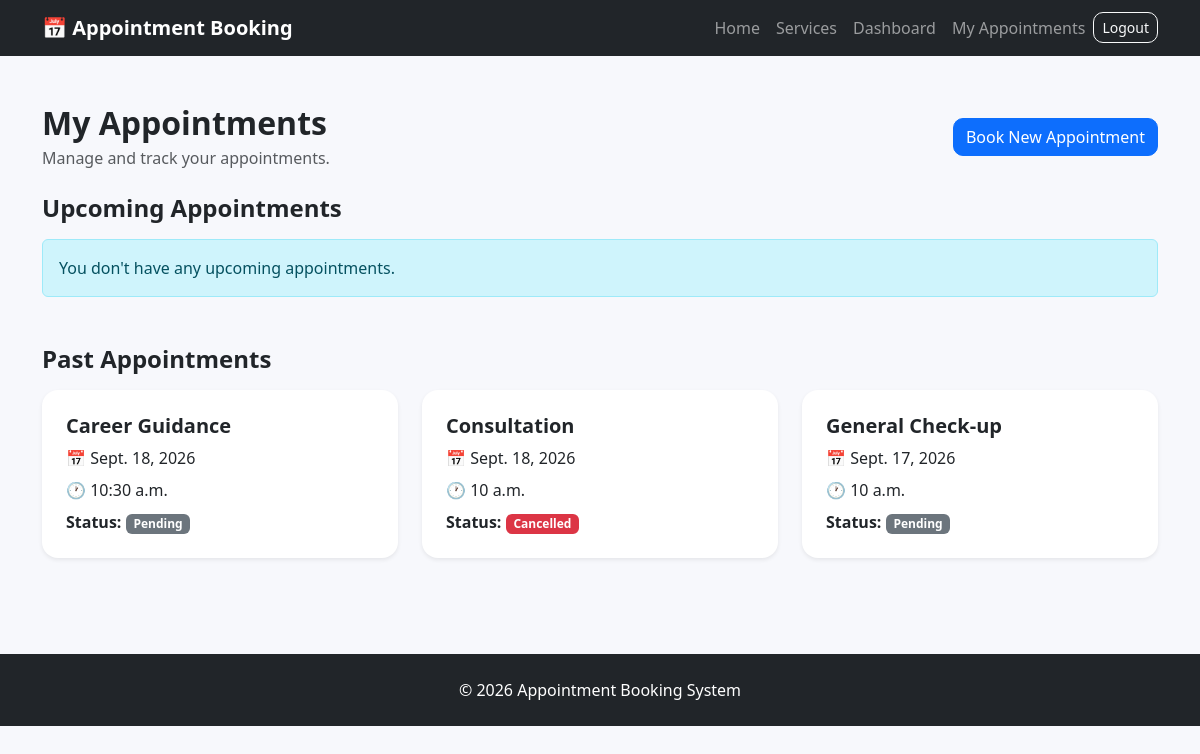
Screenshot of /my-appointments/ (signed in) with the database file from the repository.
### appointments/models.py (models this page shows, shortened)
class Appointment(models.Model):
    STATUS_CHOICES = [
        ('Pending', 'Pending'),
        ('Confirmed', 'Confirmed'),
        ('Completed', 'Completed'),
        ('Cancelled', 'Cancelled'),
    ]
    user = models.ForeignKey(
        User,
        on_delete=models.CASCADE,
        related_name='appointments'
    )
    service = models.ForeignKey(
        Service,
        on_delete=models.CASCADE,
        related_name='appointments'
    )
    date = models.DateField()
    time = models.TimeField()
    note = models.TextField(
        blank=True
    )
    status = models.CharField(
        max_length=20,
        choices=STATUS_CHOICES,
        default='Pending'
    )
    created_at = models.DateTimeField(
        auto_now_add=True
    )

class Service(models.Model):
    name = models.CharField(
        max_length=150
    )
    description = models.TextField(
        blank=True
    )
    duration = models.PositiveIntegerField(
        default=30
    )
    is_active = models.BooleanField(
        default=True
    )

### appointments/views.py (the view)
@login_required
def my_appointments_view(request):
    today = timezone.localdate()
    upcoming = Appointment.objects.filter(
        user=request.user,
        date__gte=today,
        status__in=['Pending', 'Confirmed']
    ).select_related(
        'service'
    ).order_by(
        'date',
        'time'
    )
    past = Appointment.objects.filter(
        user=request.user
    ).filter(
        Q(date__lt=today) |
        Q(status='Completed') |
        Q(status='Cancelled')
    ).select_related(
        'service'
    ).order_by(
        '-date',
        '-time'
    )
    return render(request, 'appointments/my_appointments.html', {
        'upcoming': upcoming,
        'past': past,
    })

### templates/appointments/my_appointments.html (shortened to what this page needs)
{% extends 'base.html' %}
{% block content %}
<div class="container py-5">
    <div class="d-flex justify-content-between align-items-center mb-4">
        <div>
            <h2 class="fw-bold mb-1">
                My Appointments
            </h2>
            <p class="text-muted mb-0">
                Manage and track your appointments.
            </p>
        </div>
        <a href="{% url 'service_list' %}"
           class="btn btn-primary">
            Book New Appointment
        </a>
    </div>
    <div class="mb-5">
        <h4 class="fw-bold mb-3">
            Upcoming Appointments
        </h4>
        {% if upcoming %}
            <div class="row g-4">
                {% for appointment in upcoming %}
                    <div class="col-md-6 col-lg-4">
                        <div class="card shadow-sm h-100 p-4">
                            <h5 class="fw-bold">
                                {{ appointment.service.name }}
                            </h5>
                            <p class="mb-2">
                                📅 {{ appointment.date }}
                            </p>
                            <p class="mb-2">
                                🕐 {{ appointment.time }}
                            </p>
                            <p class="mb-3">
                                <strong>Status:</strong>
                                {% if appointment.status == 'Confirmed' %}
                                    <span class="badge bg-success">
                                        Confirmed
                                    </span>
                                {% elif appointment.status == 'Pending' %}
                                    <span class="badge bg-warning text-dark">
                                        Pending
                                    </span>
                                {% endif %}
                            </p>
                            {% if appointment.note %}
                                <p class="text-muted small">
                                    <strong>Note:</strong>
                                    {{ appointment.note }}
                                </p>
                            {% endif %}
                            <a href="{% url 'cancel_appointment' appointment.id %}"
                               class="btn btn-outline-danger btn-sm">
                                Cancel Appointment
                            </a>
                        </div>
                    </div>
                {% endfor %}
            </div>
        {% else %}
            <div class="alert alert-info">
                You don't have any upcoming appointments.
            </div>
        {% endif %}
    </div>
    <div>
        <h4 class="fw-bold mb-3">
            Past Appointments
        </h4>
        {% if past %}
            <div class="row g-4">
                {% for appointment in past %}
                    <div class="col-md-6 col-lg-4">
                        <div class="card shadow-sm h-100 p-4">
                            <h5 class="fw-bold">
                                {{ appointment.service.name }}
                            </h5>
                            <p class="mb-2">
                                📅 {{ appointment.date }}
                            </p>
                            <p class="mb-2">
                                🕐 {{ appointment.time }}
                            </p>
                            <p class="mb-0">
                                <strong>Status:</strong>
                                {% if appointment.status == 'Completed' %}
                                    <span class="badge bg-primary">
                                        Completed
                                    </span>
                                {% elif appointment.status == 'Cancelled' %}
                                    <span class="badge bg-danger">
                                        Cancelled
                                    </span>
                                {% else %}
                                    <span class="badge bg-secondary">
                                        {{ appointment.status }}
                                    </span>
                                {% endif %}
                            </p>
                        </div>
                    </div>
                {% endfor %}
            </div>
        {% else %}
            <div class="alert alert-secondary">
                You don't have any past appointments.
            </div>
        {% endif %}
    </div>
</div>
{% endblock %}

### templates/base.html (style rules this page uses)
body { background-color: #f7f8fc; min-height: 100vh; }
.card { border: none; border-radius: 16px; }
.btn { border-radius: 10px; }

### rows the page displays
Appointment: service.name "Career Guidance", date "Sept. 18, 2026", time "10:30 a.m.", status "Pending"
Appointment: service.name "Consultation", date "Sept. 18, 2026", time "10 a.m.", status "Cancelled"
Appointment: service.name "General Check-up", date "Sept. 17, 2026", time "10 a.m.", status "Pending"
